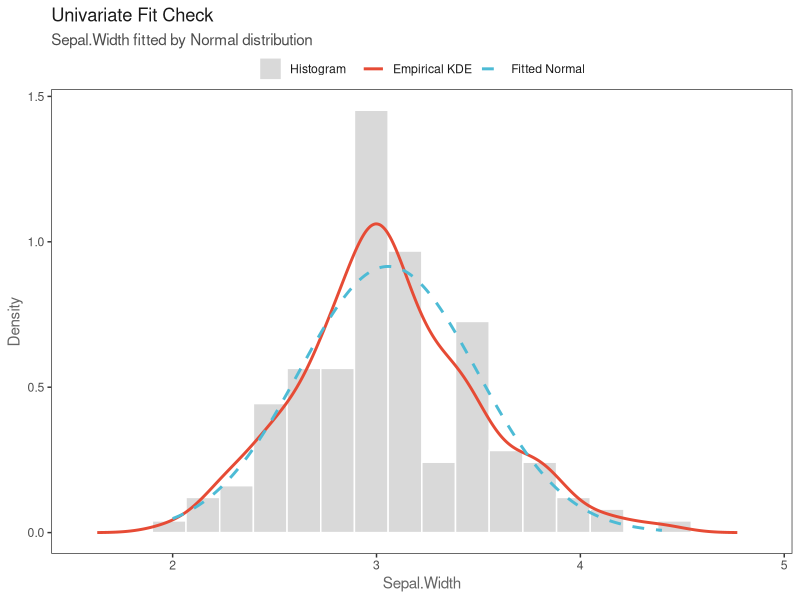
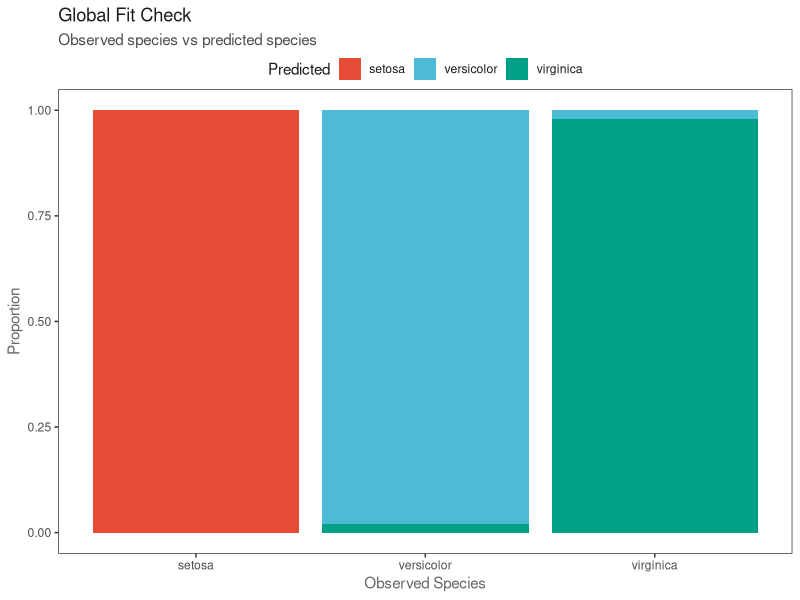
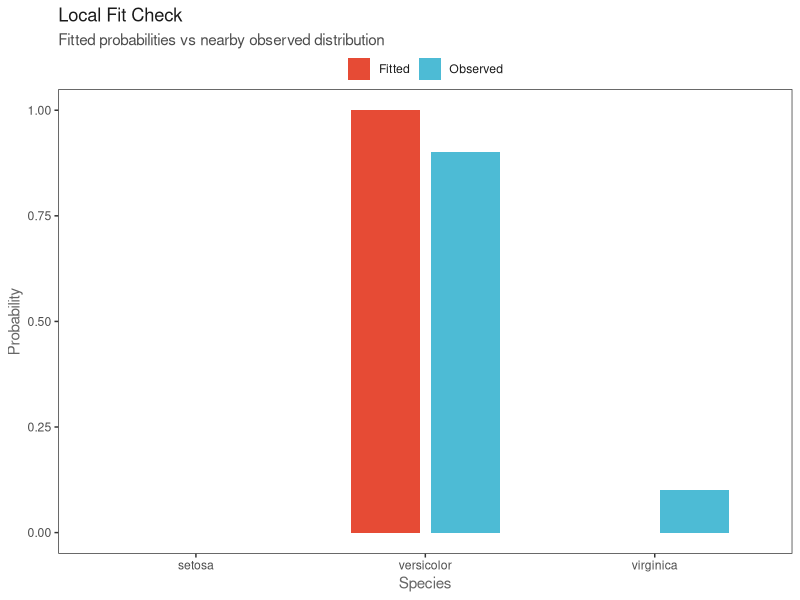
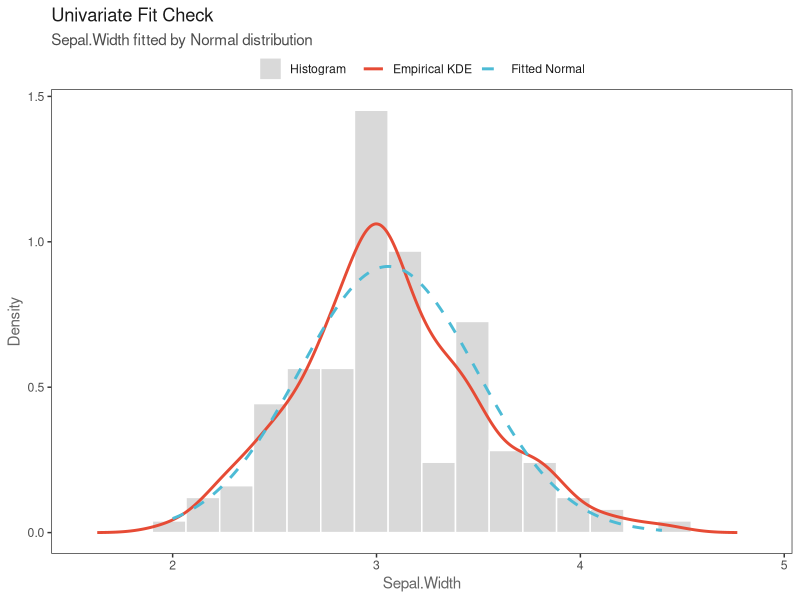
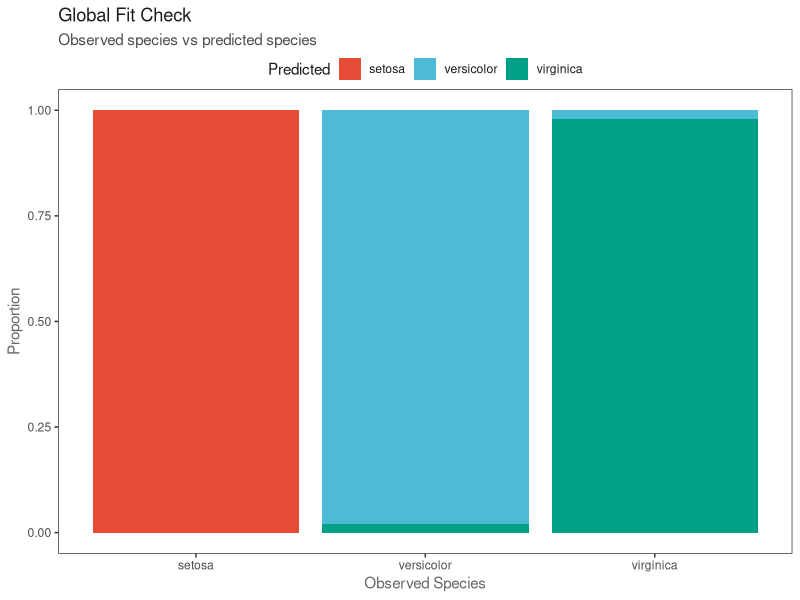
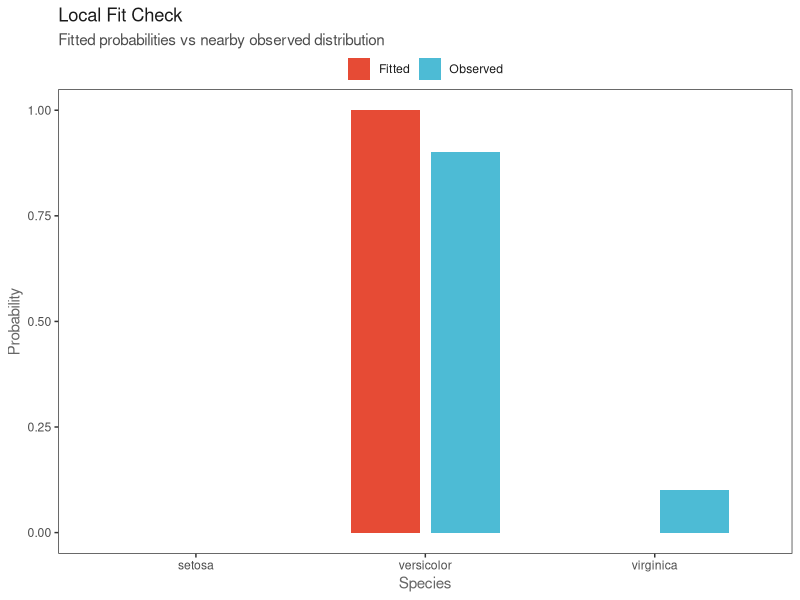
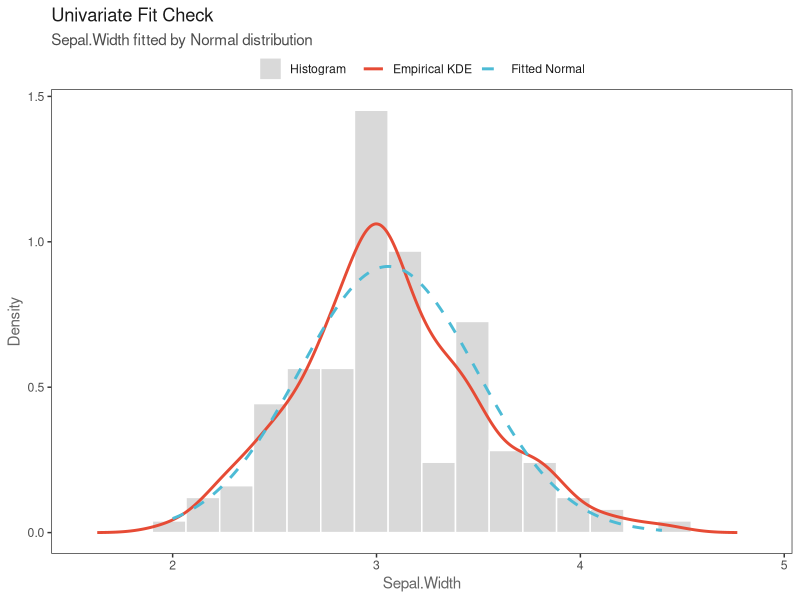
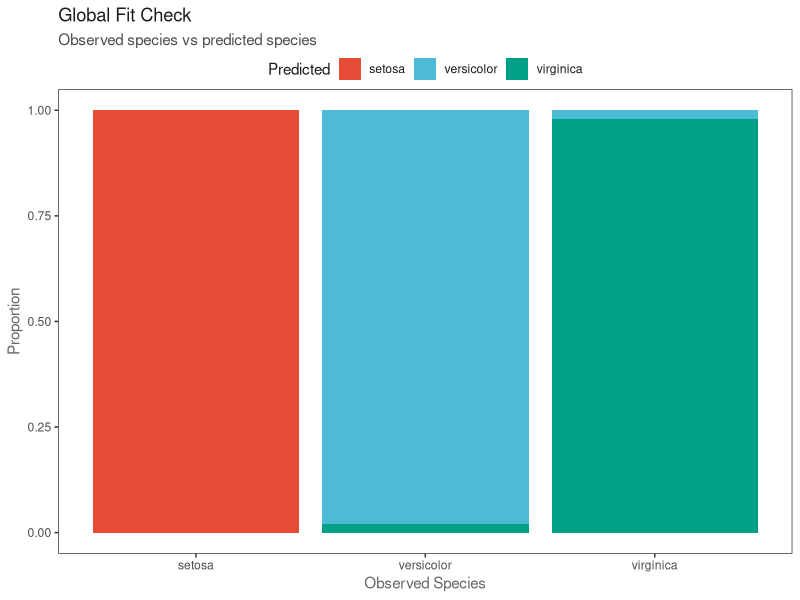

R code for these plots, in order:
## ---- chunk 1
library(nnet)
library(ggplot2)
library(dplyr)
library(tidyr)
library(ggsci)

data(iris)

############################################################
# 1. Univariate Fit Check
# Sepal.Width ~ Normal
############################################################

y <- iris$Sepal.Width

mu_hat <- mean(y)
sd_hat <- sd(y)

df_emp <- data.frame(
    x = density(y)$x,
    y = density(y)$y
)

df_ana <- data.frame(
    x = seq(min(y), max(y), length.out = 300)
)

df_ana$y <- dnorm(
    df_ana$x,
    mean = mu_hat,
    sd = sd_hat
)

p1 <- ggplot() +

    # Histogram
    geom_histogram(
        data = iris,
        aes(
            x = Sepal.Width,
            y = after_stat(density),
            fill = "Histogram"
        ),
        bins = 20,
        color = "white"
    ) +

    # Empirical KDE
    geom_line(
        data = df_emp,
        aes(x = x, y = y, color = "Empirical KDE"),
        linewidth = 1
    ) +

    # Fitted Normal
    geom_line(
        data = df_ana,
        aes(x = x, y = y, color = "Fitted Normal"),
        linetype = "dashed",
        linewidth = 1
    ) +

    scale_fill_manual(values = c(
        "Histogram" = "grey85"
    )) +

    scale_color_manual(values = c(
        "Empirical KDE" = "black",
        "Fitted Normal" = "#3C78D8"
    )) +

    labs(
        title = "Univariate Fit Check",
        subtitle = "Sepal.Width fitted by Normal distribution",
        x = "Sepal.Width",
        y = "Density",
        color = NULL,
        fill = NULL
    ) +

    theme_bw() +
    scale_color_npg() +

    theme(
        legend.position = "top",
        panel.grid = element_blank(),
        axis.text = element_text(color = "grey30"),
        axis.title = element_text(color = "grey40"),
        plot.title = element_text(color = "grey10"),
        plot.subtitle = element_text(color = "grey30"),
        legend.text = element_text(color = "grey10"),
        legend.margin = margin(b = -5)
    )

p1

############################################################
# 2. Multivariate Regression
# Global Fit Check
############################################################

fit_multi <- multinom(
    Species ~ Sepal.Length + Sepal.Width +
        Petal.Length + Petal.Width,
    data = iris,
    trace = FALSE
)

summary(fit_multi)

iris_global <- iris %>%
    mutate(
        pred_class = predict(fit_multi, type = "class")
    )

df_global <- iris_global %>%
    count(Species, pred_class) %>%
    group_by(Species) %>%
    mutate(prop = n / sum(n))

p2 <- ggplot(
    df_global,
    aes(x = Species, y = prop, fill = pred_class)
) +
    geom_col(position = "stack") +
    labs(
        title = "Global Fit Check",
        subtitle = "Observed species vs predicted species",
        x = "Observed Species",
        y = "Proportion",
        fill = "Predicted"
    ) +
    theme_bw() +
    scale_fill_npg() +
    theme(
        legend.position = "top",
        panel.grid = element_blank(),
        axis.text = element_text(color = "grey30"),
        axis.title = element_text(color = "grey40"),
        plot.title = element_text(color = "grey10"),
        plot.subtitle = element_text(color = "grey30"),
        legend.text = element_text(color = "grey10"),
        legend.title = element_text(color = "grey10"),
        legend.margin = margin(b = -5)
    )

p2

############################################################
# 3. Multivariate Regression
# Local Fit Check
############################################################

x0 <- iris %>%
    summarise(
        Sepal.Length = mean(Sepal.Length),
        Sepal.Width = mean(Sepal.Width),
        Petal.Length = mean(Petal.Length),
        Petal.Width = mean(Petal.Width)
    )

x0_prob <- predict(
    fit_multi,
    newdata = x0,
    type = "probs"
)

X <- iris[, c(
    "Sepal.Length",
    "Sepal.Width",
    "Petal.Length",
    "Petal.Width"
)]

X_scaled <- scale(X)

x0_scaled <- scale(

    x0,

    center = attr(X_scaled, "scaled:center"),

    scale  = attr(X_scaled, "scaled:scale")

)

dist_to_x0 <- sqrt(

    rowSums(

        sweep(X_scaled, 2, as.numeric(x0_scaled), "-")^2

    )

)

iris_local <- iris %>%
    mutate(distance = dist_to_x0) %>%
    slice_min(distance, n = 30)

local_obs <- prop.table(
    table(iris_local$Species)
)

df_local <- data.frame(
    Species = names(x0_prob),
    Fitted = as.numeric(x0_prob),
    Observed = as.numeric(local_obs[names(x0_prob)])
)

df_local_long <- df_local %>%
    pivot_longer(
        cols = c(Fitted, Observed),
        names_to = "Type",
        values_to = "Probability"
    )

p3 <- ggplot(
    df_local_long,
    aes(x = Species, y = Probability, fill = Type)
) +
    geom_col(
        position = position_dodge(width = 0.7),
        width = 0.6
    ) +
    labs(
        title = "Local Fit Check",
        subtitle = "Fitted probabilities vs nearby observed distribution",
        x = "Species",
        y = "Probability",
        fill = NULL
    ) +
    theme_bw() +
    scale_fill_npg() +
    theme(
        legend.position = "top",
        panel.grid = element_blank(),
        axis.text = element_text(color = "grey30"),
        axis.title = element_text(color = "grey40"),
        plot.title = element_text(color = "grey10"),
        plot.subtitle = element_text(color = "grey30"),
        legend.text = element_text(color = "grey10"),
        legend.margin = margin(b = -5)
    )

p3

############################################################
# Save Figures
############################################################

ggsave("univariate_fit_check.svg", p1, width = 6, height = 4)
ggsave("global_fit_check.svg", p2, width = 6, height = 4)
ggsave("local_fit_check.svg", p3, width = 6, height = 4)

ggsave("univariate_fit_check.pdf", p1, width = 6, height = 4)
ggsave("global_fit_check.pdf", p2, width = 6, height = 4)
ggsave("local_fit_check.pdf", p3, width = 6, height = 4)
